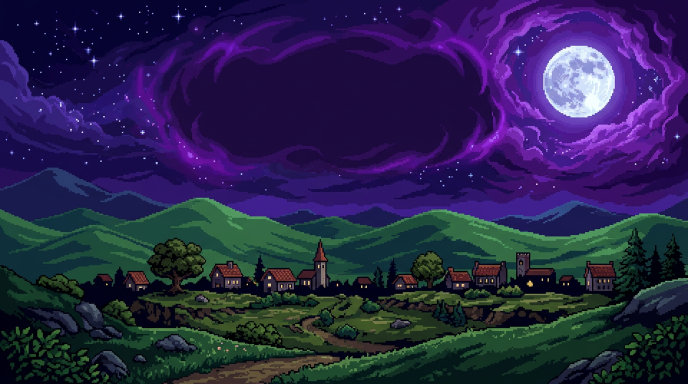
#> input picture assets_src/title_raw.png, 1376 x 768 px, found by its file name (shown at 1/2 size)
$ python make_title.py
#> lines starting #> are read from the running program, lines starting #| are printed output that depends on the picture
"""Prepara o fundo da tela de titulo em 480x270 (pixel art, escala inteira)."""
from PIL import Image
import os

W, H = 480, 270
src = Image.open("assets_src/title_raw.png").convert("RGB")
#> src is the input picture: PIL image 1376x768 RGB; mean R, G, B 40.9, 36.3, 75.4

# corta para 16:9 exato e reduz para o tamanho logico do jogo
sw, sh = src.size
#> sw = 1376; sh = 768
target = W / float(H)
if sw / float(sh) > target:
    nw = int(sh * target)
#> nw = 1365
    src = src.crop(((sw - nw) // 2, 0, (sw - nw) // 2 + nw, sh))
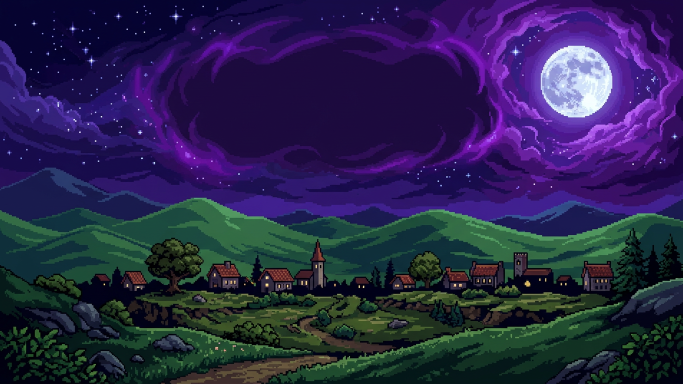
#> src: PIL image 1365x768 RGB (shown at 1/2 size); mean R, G, B 41, 36.5, 75.5
else:
    nh = int(sw / target)
    src = src.crop((0, (sh - nh) // 2, sw, (sh - nh) // 2 + nh))

bg = src.resize((W, H), Image.LANCZOS)
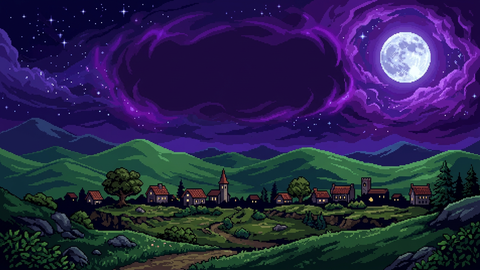
#> bg: PIL image 480x270 RGB; mean R, G, B 41, 36.5, 75.5
# quantiza a paleta para reforcar o visual retro
bg = bg.quantize(colors=64, method=Image.MEDIANCUT, dither=Image.NONE).convert("RGB")
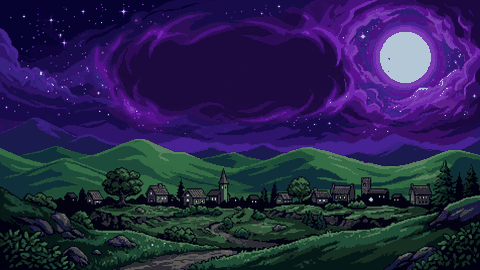
#> bg: PIL image 480x270 RGB; mean R, G, B 39.7, 35.8, 75.6

os.makedirs("app/src/main/assets", exist_ok=True)
bg.save("app/src/main/assets/title_bg.png")
print("title ok", bg.size)
#| title ok (480, 270)
